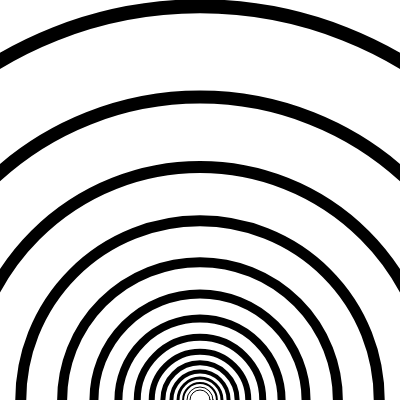
Frame 1 (no input)
Frame 60 (no input): identical to frame 1, image omitted
Frame 120 (the mouse pressed at the canvas centre since frame 60): identical to frame 1, image omitted

The p5.js sketch that drew this single still picture (run headless with seeded random() and noise() and a simulated clock; from frame 60 on, the mouse is pressed at the canvas centre):

// p5.js sketch
// ── sketch.js
let r = 10


function setup() {
  createCanvas(400, 400);
  background(255);
  noFill();
  
}

function draw() {
  
  for (let s = 1; s < 200; s++) {

    
    ellipse(200, 400, r * 2, r * 2)
    r *= 1.3
  strokeWeight (s)

    }
}
